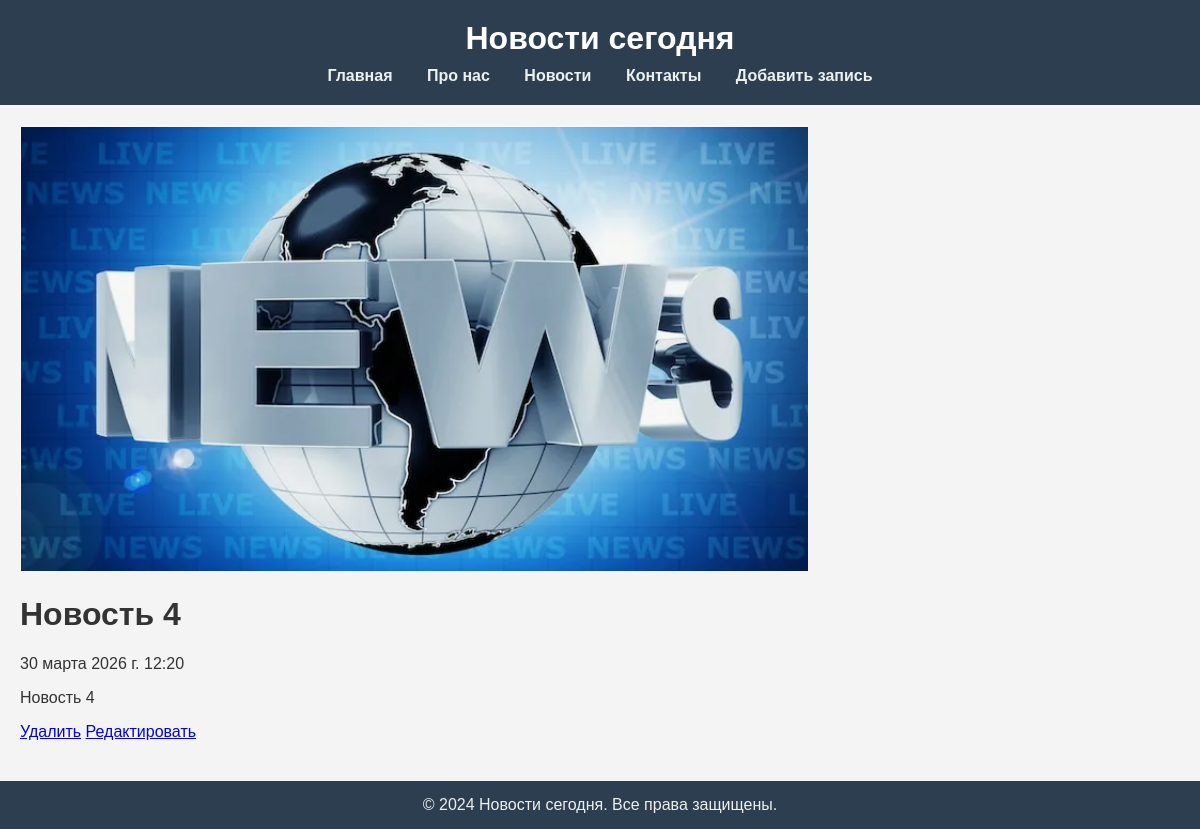
/news/6, run on the app's committed database.
### news/models.py (models this page shows, shortened)
class Articles(models.Model):
    title = models.CharField('Название', max_length=50)
    anons = models.CharField('Анонс', max_length=250)
    full_text = models.TextField('Статья')
    image = models.ImageField(upload_to='img/', blank=True)
    date = models.DateTimeField('Дата публикации', auto_now_add=True)
    class Meta:
        verbose_name = 'Новость'
        verbose_name_plural = 'Новости'

### news/views.py (the view)
# urls.py: path('<int:pk>', views.NewsDetailView.as_view(), name='news-detail'),
class NewsDetailView(DetailView):
    model = Articles
    template_name = 'news/detail_view.html'
    context_object_name = 'article'

### news/templatetags/news_tags.py (called while the page is built)
@register.filter(name='markdown')
def markdown_format(text):
    return mark_safe(markdown.markdown(text))

### news/templates/news/detail_view.html (shortened to what this page needs)
{% extends "main/base.html" %}
{% load static %}
{% load news_tags %}
{% block content %}
    <div class="features">
        {% if el.image %}
            <img src="{{ article.image.url }}"/>
        {% else %}
            <img src="{% static 'main/img/2.png' %}"/>
        {% endif %}
        <h1>{{ article.title }}</h1>
        <p>{{ article.date }}</p>
        <p>{{ article.full_text|markdown }}</p>
        <a href="{% url 'news-delete' article.id %}" class="btn btn-danger">Удалить</a>
        <a href="{% url 'news-update' article.id %}" class="btn btn-info">Редактировать</a>
    </div>
{% endblock %}

### main/static/main/css/main.css (style rules this page uses)
body { font-family: Arial, sans-serif; margin: 0; background-color: #f4f4f4; color: #333; }

### main/templates/main/base.html (style rules this page uses)
body { font-family: Arial, sans-serif; margin: 0; background-color: #f4f4f4; color: #333; }

### data on the page
Articles: title "Новость 4", date "30 марта 2026 г. 12:20", full_text "Новость 4"
